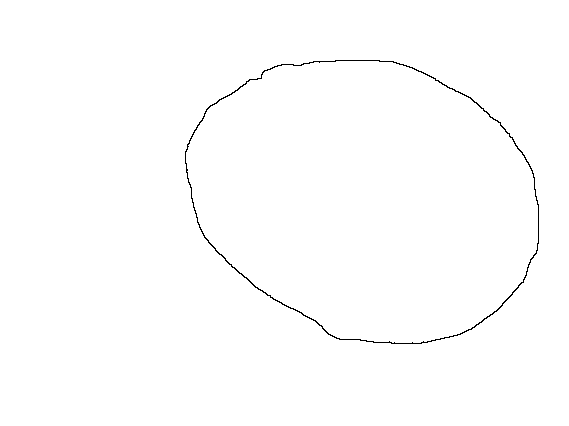
#> input picture images/outline.png, 569 x 426 px
$ python Create_Windows.py
#> lines starting #> are read from the running program, lines starting #| are printed output that depends on the picture; after the words box and inside, x2 and y2 are one past the last pixel; in counts of white or black regions, pixels touching at a corner belong together
import numpy as np


# [95 lines left out: function create_windows, not called in this run]


def create_windows_slice(array_input, window_shape, step, checkbox_shape):
    """
    Same as create_windows function, but the checkbox_shape does not depend on the step_size.
    :type checkbox_shape: tuple
    :type step: tuple or int
    :type window_shape: tuple or int
    :type array_input: ndarray
    """
    from utils import invert
    import numpy as np
    from skimage.util import view_as_windows

    """Check the binary image"""
    numberOfValues = np.unique(array_input, return_counts=True)

    if numberOfValues[1][1] > numberOfValues[1][0]:
        pass
    else:
        array_input = invert(array_input)

    """changes the values to 0 and 1 instead of 0 and 255"""
    array_input[array_input == 0] = 1
    array_input[array_input == 255] = 0

    listCoordinates = []

    new_array = view_as_windows(array_input, window_shape, step=step)

    """Check the dimensions of the array"""
    if array_input.ndim == 2:

        n = window_shape[0]
        m = window_shape[1]

        if type(step) == tuple:
            stepY = step[0]
            stepX = step[1]
        if type(step) == int:
            stepX = step
            stepY = step

        """Iterating over the windows of new_array"""
        for y in range(new_array.shape[0]):
            for x in range(new_array.shape[1]):
                window = new_array[y, x]

                """Creating the central slice of the window"""
                OffSetSliceY = np.uint8((n - checkbox_shape[0]) / 2)
                OffSetSliceX = np.uint8((m - checkbox_shape[1]) / 2)
                SliceOfWindow = window[OffSetSliceY:OffSetSliceY + checkbox_shape[0],
                                OffSetSliceX:OffSetSliceX + checkbox_shape[1]]

                """Threshold"""
                sumSlice = np.sum(SliceOfWindow, axis=(0, 1))
                if sumSlice >= min(SliceOfWindow.shape[0], SliceOfWindow.shape[1]):
                    listCoordinates.append((y * stepY, x * stepX))

    if array_input.ndim == 3:

        k = window_shape[0]
        n = window_shape[1]
        m = window_shape[2]

        if type(step) == tuple:
            stepZ = step[0]
            stepY = step[1]
            stepX = step[2]
        if type(step) == int:
            stepZ = step
            stepX = step
            stepY = step

        """Iterating over the windows of new_array"""
        for z in range(new_array.shape[0]):
            for y in range(new_array.shape[1]):
                for x in range(new_array.shape[2]):
                    window = new_array[z, y, x]

                    """Creating the central slice of the window"""
                    OffSetSliceZ = np.uint8((k - checkbox_shape[0]) / 2)
                    OffSetSliceY = np.uint8((n - checkbox_shape[1]) / 2)
                    OffSetSliceX = np.uint8((m - checkbox_shape[2]) / 2)
                    SliceOfWindow = window[OffSetSliceZ:OffSetSliceZ + checkbox_shape[0],
                                    OffSetSliceY:OffSetSliceY + checkbox_shape[1],
                                    OffSetSliceX:OffSetSliceX + checkbox_shape[2]]

                    """Threshold"""
                    sumSlice = np.sum(SliceOfWindow, axis=(0, 1, 2))
                    if sumSlice >= min(SliceOfWindow.shape[0], SliceOfWindow.shape[1], SliceOfWindow.shape[2]):
                        listCoordinates.append((z * stepZ, y * stepY, x * stepX))

    """Changing the values back to 0 and 255"""
    array_input[array_input == 0] = 255
    array_input[array_input == 1] = 0

    return listCoordinates


# [96 lines left out: function create_windows_slice_nth, not called in this run]


def draw_windows(coords, array_input, window_shape, value):
    """
    Visualize the created windows of the create_windows functions by drawing the lines.
    :type value: int
    :type window_shape: tuple
    :type array_input: ndarray
    :type coords: list

    Example:

    from tkinter.filedialog import askopenfilename
    from utils import askopendirectory
    from utils import csv_read_window_size, csv_reading
    from skimage.io import imread, imsave
    import os

    csv_file = askopenfilename(title="Select .csv file!", filetypes=(("csv files", "*.csv"), ("all files", "*.*")))
    delimiter = ';'
    window_shape = csv_read_window_size(csv_file, delimiter, SkipLines=1)
    image_file = askopenfilename(title="Select Image", filetypes=(("tif files", "*.tif"), ("all files", "*.*")))
    csv_list = csv_reading(csv_file, delimiter, SkipLines=2)
    save_dir = askopendirectory()
    name = "test"
    format = ".tif"
    color = 30
    array_input = imread(image_file)

    new_array = draw_windows(csv_list, array_input, window_shape, color)
    imsave(os.path.join(save_dir, name + format), new_array)
    """

    dummy_array = np.copy(array_input)

    """Checking the dimension of the coordinates"""
    if len(window_shape) == 2:

        n = window_shape[0]
        m = window_shape[1]

        for y, x in coords:
            dummy_array[y:y + n, x] = value
            dummy_array[y, x:x + m] = value
            dummy_array[y:y + n, x + m - 1] = value
            dummy_array[y + n - 1, x:x + m] = value

    if len(window_shape) == 3:

        k = window_shape[0]
        n = window_shape[1]
        m = window_shape[2]

        for z, y, x in coords:
            dummy_array[z, y:y + n, x] = value
            dummy_array[z, y, x:x + m] = value

            dummy_array[z, y:y + n, x + m - 1] = value
            dummy_array[z, y + n - 1, x:x + m] = value

            dummy_array[z:z + k, y, x] = value
            dummy_array[z:z + k, y + n - 1, x] = value
            dummy_array[z:z + k, y, x + m - 1] = value
            dummy_array[z:z + k, y + n - 1, x + m - 1] = value

            dummy_array[z + k - 1, y:y + n, x] = value
            dummy_array[z + k - 1, y, x:x + m] = value

            dummy_array[z + k - 1, y:y + n, x + m - 1] = value
            dummy_array[z + k - 1, y + n - 1, x:x + m] = value

    return dummy_array


if __name__ == "__main__":
    from skimage.io import imread
    import pathlib
    import numpy as np


    def show_img(*arrays: np.ndarray,
                 cmap: str = 'gray'
                 ) -> None:
        import matplotlib.pyplot as plt
        for array in arrays:
            if isinstance(array, np.ndarray):
                plt.imshow(array, cmap=cmap)
                plt.show()


    img = imread(pathlib.Path(pathlib.Path.cwd() / 'images' / 'outline.png'))
#> img: shape (426, 569); 99.5% white; black in thin lines or dots, all inside (x1, y1, x2, y2) = (185, 60, 539, 344)
    step = (10, 10)
    checkbox = (20, 20)
    window = (50, 50)
    list = create_windows_slice(img, window, step, checkbox)
#> in create_windows_slice, `numberOfValues = np.unique(array_input, return_counts=True)`: numberOfValues = ([0, 255], [1282, 241112])
#> after the loop in create_windows_slice, `for y in range(new_array.shape[0]):`: listCoordinates = 153 pairs, first value 30 to 320, second value 160 to 510
#> list has the same summary as listCoordinates in create_windows_slice
    output = draw_windows(list, img, window, value=125)
#> the loop in draw_windows, `for y, x in coords:` made 153 passes
#> (y, x) on passes 1 to 3: (30, 290), (30, 300), (30, 310)
#> after the loop in draw_windows, `for y, x in coords:`:
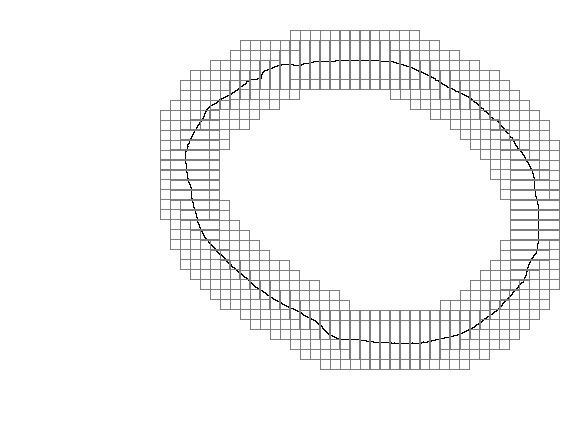
#> dummy_array: shape (426, 569); min 0, max 255, mean 245.8
    show_img(img, output)

$ run again, with images/windows.png copied over images/outline.png
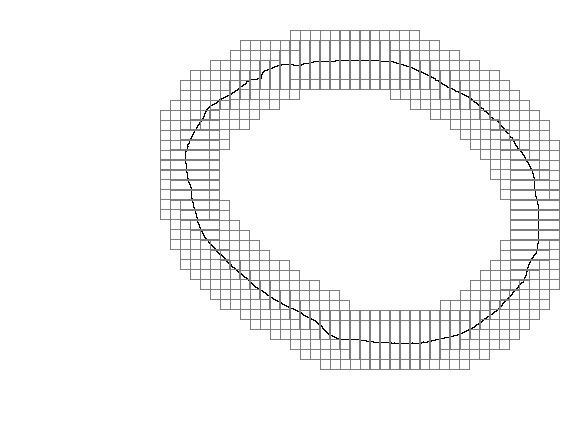
#> input picture images/windows.png, 569 x 426 px
#> img is the input picture: shape (426, 569); min 0, max 255, mean 245.8
#> numberOfValues = ([0, 125, 255], [989, 15223, 226182])
#> in create_windows_slice, `array_input[array_input == 255] = 0`:
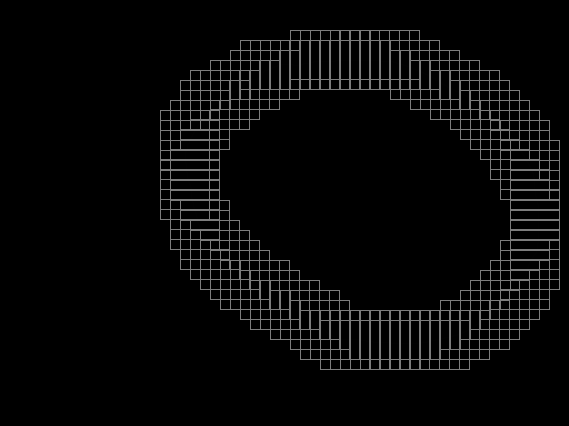
#> array_input: shape (426, 569); min 0, max 125, mean 7.9
#> after the loop in create_windows_slice, `for y in range(new_array.shape[0]):`: listCoordinates = 842 pairs, first value 0 to 350, second value 130 to 510
#> list has the same summary as listCoordinates in create_windows_slice
#> the loop in draw_windows, `for y, x in coords:` made 842 passes
#> (y, x) on passes 1 to 3: (0, 260), (0, 270), (0, 280)
#> after the loop in draw_windows, `for y, x in coords:`:
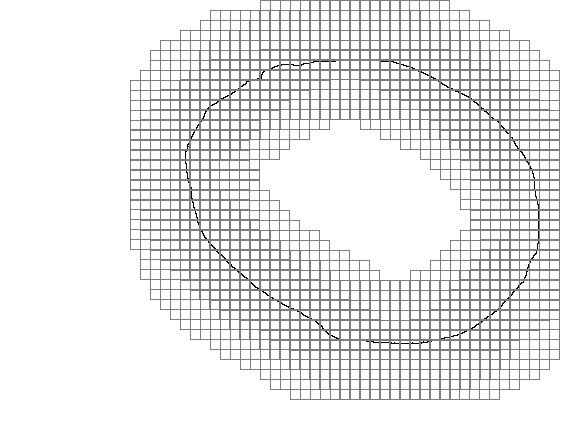
#> dummy_array: shape (426, 569); 10.12% of pixels changed, all inside (x1, y1, x2, y2) = (130, 0, 560, 400)
